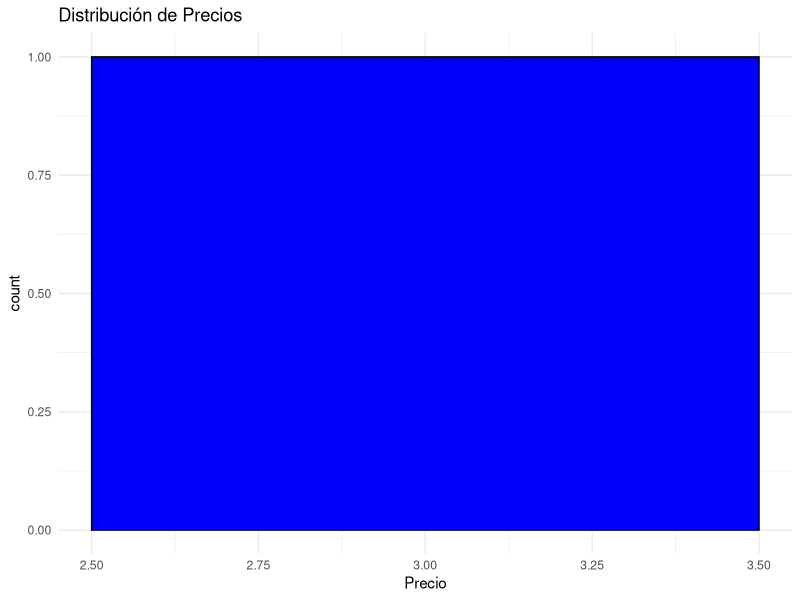
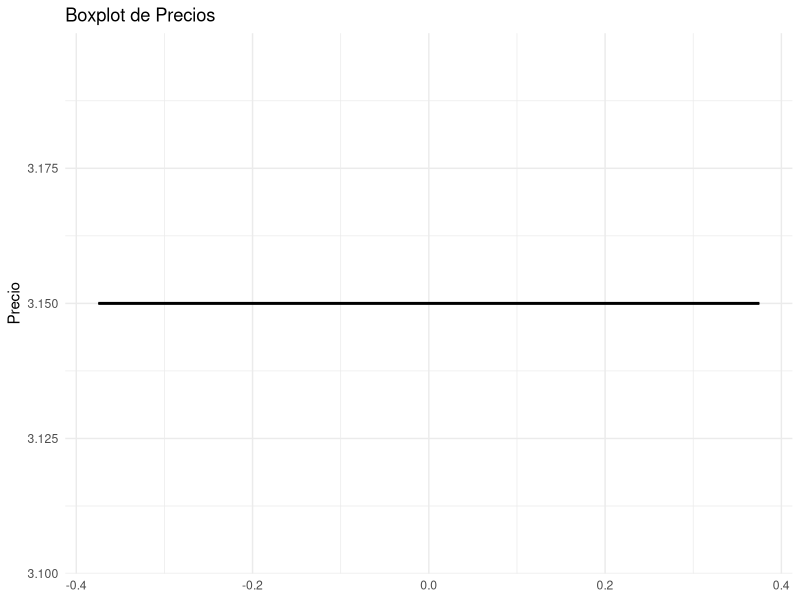
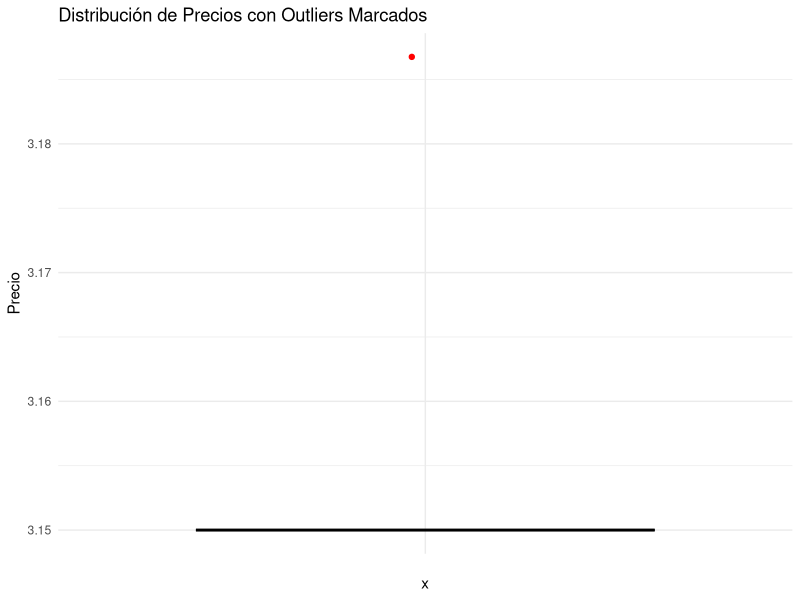

Here is the R script that generated these plots, in order: (Note: this script raises an error after producing the figures.)
## ---- chunk 1
knitr::opts_chunk$set(warning = TRUE)
## ---- chunk 2
library(readr)
library(stringr)
library(dplyr)
library(forcats)
productos <- read_csv("productos.csv")
## ---- chunk 3
head(productos)
## ---- chunk 4
# "Nombre no disponible" como NA
productos$Nombre[productos$Nombre == "Nombre no disponible"] <- NA
# "Marca no disponible como NA
productos$Marca[productos$Marca == "Marca no disponible"] <- NA
# "Precio no disponible" como NA
productos$Precio[productos$Precio == "Precio no disponible"] <- NA
# "Unidad no disponible" como NA
productos$unidad[productos$unidad == "Unidad no disponible"] <- NA
# "Precio por unidad no disponible" como NA
productos$precio_unidad[productos$precio_unidad == "Precio por unidad no disponible"] <- NA
# "Categoría no disponible" como NA
productos$Categoria[productos$Categoria == "Categoría no disponible"] <- NA
# "Subcategoría no disponible" como NA
productos$Subcategoria[productos$Subcategoria == "Subcategoría no disponible"] <- NA
# "Subcategoría no disponible" como NA
productos$Estado[productos$Estado == "Estado no disponible"] <- NA
## ---- chunk 5
# Preparación variables
productos <- productos %>% 
  mutate(Precio = gsub(" €", "", Precio),
         Precio = gsub(",", ".", Precio),
         Precio = as.numeric(Precio),
         unidad = ifelse(str_detect(precio_unidad, "/"), str_split(precio_unidad, "/", simplify = TRUE)[ ,2], unidad),
         precio_unidad = ifelse(str_detect(precio_unidad, "/"), str_split(precio_unidad, "/", simplify = TRUE)[,1], precio_unidad),
         precio_unidad = gsub("\\€", "", precio_unidad),
         precio_unidad = gsub(",", ".", precio_unidad),
         # Utilizamos sub() para sacar solo el primer punto que se encuentre (quitar puntos de los miles)
         precio_unidad = ifelse(str_count(precio_unidad, pattern = "\\.") > 1, sub("\\.", "", precio_unidad), precio_unidad),
         precio_unidad = str_remove_all(precio_unidad, "\\s"),
         precio_unidad = as.numeric(precio_unidad),
         Marca = as.factor(Marca),
         Supermercado = as.factor(Supermercado),
         unidad = as.factor(unidad),
         Categoria = as.factor(Categoria),
         Subcategoria = as.factor(Subcategoria),
         Estado = as.factor(Estado)
         )

# To DO 

# Unificar factores con valores diferentes en cada tienda pero que significan lo mismo.
## ---- chunk 6
# Unificar levels de la variable unidad
productos$unidad <- fct_collapse(productos$unidad, KILO = c(" Kgr.", "1 Kg", "KILO")) %>% 
                        fct_collapse(UNIDAD = c("1 U", " Und.", "UNIDAD")) %>% 
                        fct_collapse(LITRO = c(" Litro", "1 L", "LITRO")) %>%
                        fct_collapse(METRO = c(" MTS", "1 M", "METRO")) %>% 
                        fct_collapse(`100ml` = c(" 100ml", "100 ml", "100 ML.")) %>% # Transofrmar a LITRO?
                        fct_collapse(`100g` = c(" 100GR", "100 Gr", "100 GR.")) %>% # Transdormar a KILO?
                        fct_collapse(DOCENA = c(" doce", "1 Dc", "DOCENA")) %>% # Transformar a UNIDAD?
                        fct_collapse(LAVADO = c("1 Lv", "LAVADO", "1 Do", " Dosis")) #Transformar a UNIDAD?
## ---- chunk 7
summary(productos)
## ---- chunk 8
productos <- productos[ ,-c(5,6)]
## ---- chunk 9
# Proporción de valores faltantes por columna
colSums(is.na(productos)) / nrow(productos)
## ---- chunk 10
# Faltantes por supermercado
table(productos$Supermercado, is.na(productos$Marca)) %>% prop.table(margin = 2)

# Faltantes por supermercado
table(productos$Supermercado, is.na(productos$Categoria)) %>% prop.table(margin = 2)

# Faltantes por supermercado
table(productos$Supermercado, is.na(productos$Subcategoria)) %>% prop.table(margin = 2)
## ---- chunk 11
# Proporcion de filas con valores faltantes en Nombre, Precio, unidad, precio_unidad
sum(is.na(productos$Nombre) & is.na(productos$Precio) & is.na(productos$unidad) & is.na(productos$precio_unidad))/nrow(productos)
## ---- chunk 12
# Eliminamos todas las filas que se han contado anteriormente
productos <- productos[!(is.na(productos$Nombre) & is.na(productos$Precio) & is.na(productos$unidad) & is.na(productos$precio_unidad)), ]
## ---- chunk 13
library(readr)
library(dplyr)
library(stringr)
library(stringi)


# Separar datos en dos conjuntos: uno con categorías conocidas y otro sin ellas
datos_con_categoria <- productos %>% filter(!is.na(Categoria) & !is.na(Subcategoria))
datos_sin_categoria <- productos %>% filter(is.na(Categoria) | is.na(Subcategoria))

# Función para escapar caracteres especiales en expresiones regulares
escape_regex <- function(string) {
  # Usamos stri_escape_unicode para escapar adecuadamente caracteres especiales
  escaped_string <- stri_escape_unicode(string)
  # Reemplazamos manualmente ciertos caracteres que necesitan doble escape en contextos regex
  escaped_string <- gsub("([\\[\\]\\^\\$\\.\\|\\?\\*\\+\\(\\)\\{\\}\\=!<>:\\-])", "\\\\\\1", escaped_string, perl = TRUE)
  return(escaped_string)
}

# Función para buscar coincidencias de palabras y asignar categorías
asignar_categorias <- function(nombre_producto, datos_referencia) {
  # Preparar patrón de búsqueda basado en el nombre del producto
  # Dividir el nombre en palabras, escapar caracteres especiales y crear un patrón de búsqueda flexible
  palabras <- unlist(str_split(nombre_producto, "\\s+"))
  palabras <- sapply(palabras, escape_regex, USE.NAMES = FALSE)
  patron <- paste(palabras, collapse = "|")
  
  # Buscar coincidencias en los nombres de productos con categorías conocidas
  indices <- which(str_detect(datos_referencia$Nombre, regex(patron, ignore_case = TRUE)))
  
  if (length(indices) > 0) {
    categorias_encontradas <- datos_referencia$Categoria[indices]
    subcategorias_encontradas <- datos_referencia$Subcategoria[indices]
    
    # Devolver la categoría y subcategoría más frecuentes encontradas
    categoria_final <- names(which.max(table(categorias_encontradas)))
    subcategoria_final <- names(which.max(table(subcategorias_encontradas)))
    return(c(categoria_final, subcategoria_final))
  } else {
    return(c(NA, NA))  # No se encontraron coincidencias
  }
}

# Aplicar la función a cada producto sin categoría
resultados <- lapply(datos_sin_categoria$Nombre, asignar_categorias, datos_con_categoria)
resultados <- do.call(rbind, resultados)
colnames(resultados) <- c("Categoria", "Subcategoria")

# Unir los resultados con los datos originales sin categoría
datos_sin_categoria[c("Categoria", "Subcategoria")] <- resultados

# Combinar de nuevo con los datos originales
productos_actualizados <- bind_rows(datos_con_categoria, datos_sin_categoria)


## ---- chunk 14
# Faltantes por supermercado
table(productos_actualizados$Supermercado, is.na(productos_actualizados$Categoria)) %>% prop.table(margin = 2)

# Faltantes por supermercado
table(productos_actualizados$Supermercado, is.na(productos_actualizados$Subcategoria)) %>% prop.table(margin = 2)
## ---- chunk 15
# Filtrar productos del supermercado 'Consum'
productos_consum <- productos %>%
  filter(Supermercado == "Consum")

# Visualizar los resultados
print(productos_consum)


# Filtrar productos del supermercado 'Consum'
productos_consum_actualizado <- productos_actualizados %>%
  filter(Supermercado == "Consum")

# Visualizar los resultados
print(productos_consum)

print(productos_consum_actualizado)
## ---- chunk 16
#  'Precio' es numérico
library(ggplot2)

# Histograma de precios
ggplot(productos, aes(x = Precio)) + 
  geom_histogram(binwidth = 1, fill = "blue", color = "black") +
  theme_minimal() +
  ggtitle("Distribución de Precios")

# Boxplot de precios
ggplot(productos, aes(y = Precio)) +
  geom_boxplot(fill = "tomato", color = "black") +
  theme_minimal() +
  ggtitle("Boxplot de Precios")

# Asegurando que Precio es numérico (si aún no se ha convertido)
productos$Precio <- as.numeric(gsub(" €", "", gsub(",", ".", productos$Precio)))

# Calcular Q1, Q3 y IQR
Q1 <- quantile(productos$Precio, 0.25, na.rm = TRUE)
Q3 <- quantile(productos$Precio, 0.75, na.rm = TRUE)
IQR <- Q3 - Q1

# Límites para outliers
lower_bound <- Q1 - 1.5 * IQR
upper_bound <- Q3 + 1.5 * IQR

# Filtrar datos extremos
outliers <- productos %>%
  filter(Precio < lower_bound | Precio > upper_bound)

print(outliers)

# Filtrar outliers
outliers <- productos %>%
  filter(Precio < lower_bound | Precio > upper_bound)

# Contar outliers
n_outliers <- nrow(outliers)

# Imprimir el número de outliers
print(n_outliers)

# Boxplot para visualizar los outliers en el contexto de todos los precios
ggplot(productos, aes(x = "", y = Precio)) +
  geom_boxplot(fill = "lightblue", color = "black") +
  geom_jitter(color = "red", width = 0.05) +
  theme_minimal() +
  ggtitle("Distribución de Precios con Outliers Marcados")


## ---- chunk 17
# Asegurando que las variables están en formato adecuado
productos$Precio <- as.numeric(gsub(" €", "", gsub(",", ".", productos$Precio)))

# Modelo de regresión lineal donde predecimos 'Precio' basado en otras características:
modelo_lineal <- lm(Precio ~ Marca + Supermercado, data = productos_actualizados)
summary(modelo_lineal)

## ---- chunk 18

productos$Precio <- as.numeric(gsub(" €", "", gsub(",", ".", productos$Precio)))
productos$precio_unidad <- as.numeric(gsub("€", "", gsub(",", ".", productos$precio_unidad)))

productos <- productos %>%
  filter(!is.na(Precio) & !is.na(precio_unidad) & 
         !is.nan(Precio) & !is.nan(precio_unidad) &
         Precio != Inf & Precio != -Inf & 
         precio_unidad != Inf & precio_unidad != -Inf)

set.seed(123)

# Ejecutar k-means con 3 centros
kmeans_resultado <- kmeans(productos[, c("Precio", "precio_unidad")], centers = 3)

# Agregar los clusters al dataframe para análisis posterior
productos$Cluster <- as.factor(kmeans_resultado$cluster)

# Visualizar los resultados de k-means
library(ggplot2)
ggplot(productos, aes(x = Precio, y = precio_unidad, color = Cluster)) +
  geom_point(alpha = 0.5) +
  labs(title = "Clustering de Productos por Precio y Precio por Unidad") +
  theme_minimal()


## ---- chunk 19
library(readr)
library(dplyr)
library(ggplot2)

productos_actualizados$Precio <- as.numeric(gsub(" €", "", gsub(",", ".", productos_actualizados$Precio)))  # Limpieza de datos

# Agregamos una nueva columna para identificar si el nombre del producto contiene 'Jamon'
productos_actualizados <- productos_actualizados %>%
  mutate(contiene_Jamon = ifelse(grepl("Jamon", Nombre, ignore.case = TRUE), "Con Jamon", "Sin Jamon"))

# Calculamos el precio medio general excluyendo NA
precio_medio_general <- mean(productos_actualizados$Precio, na.rm = TRUE)

# Subconjunto de productos que contienen 'Jamon' en el nombre
productos_con_Jamon <- productos_actualizados %>%
  filter(contiene_Jamon == "Con Jamon") %>%
  pull(Precio)

# Prueba de normalidad
shapiro_test_Jamon <- shapiro.test(productos_con_Jamon)
print(shapiro_test_Jamon)

# Dependiendo de la normalidad, realizar t-test o Wilcoxon test
if (shapiro_test_Jamon$p.value > 0.05) {
  t_test_result <- t.test(productos_con_Jamon, mu = precio_medio_general)
  print(t_test_result)
} else {
  print("Distribución no normal, aplicando prueba no paramétrica.")
  wilcox_test_result <- wilcox.test(productos_con_Jamon, mu = precio_medio_general, alternative = "greater")
  print(wilcox_test_result)
}


